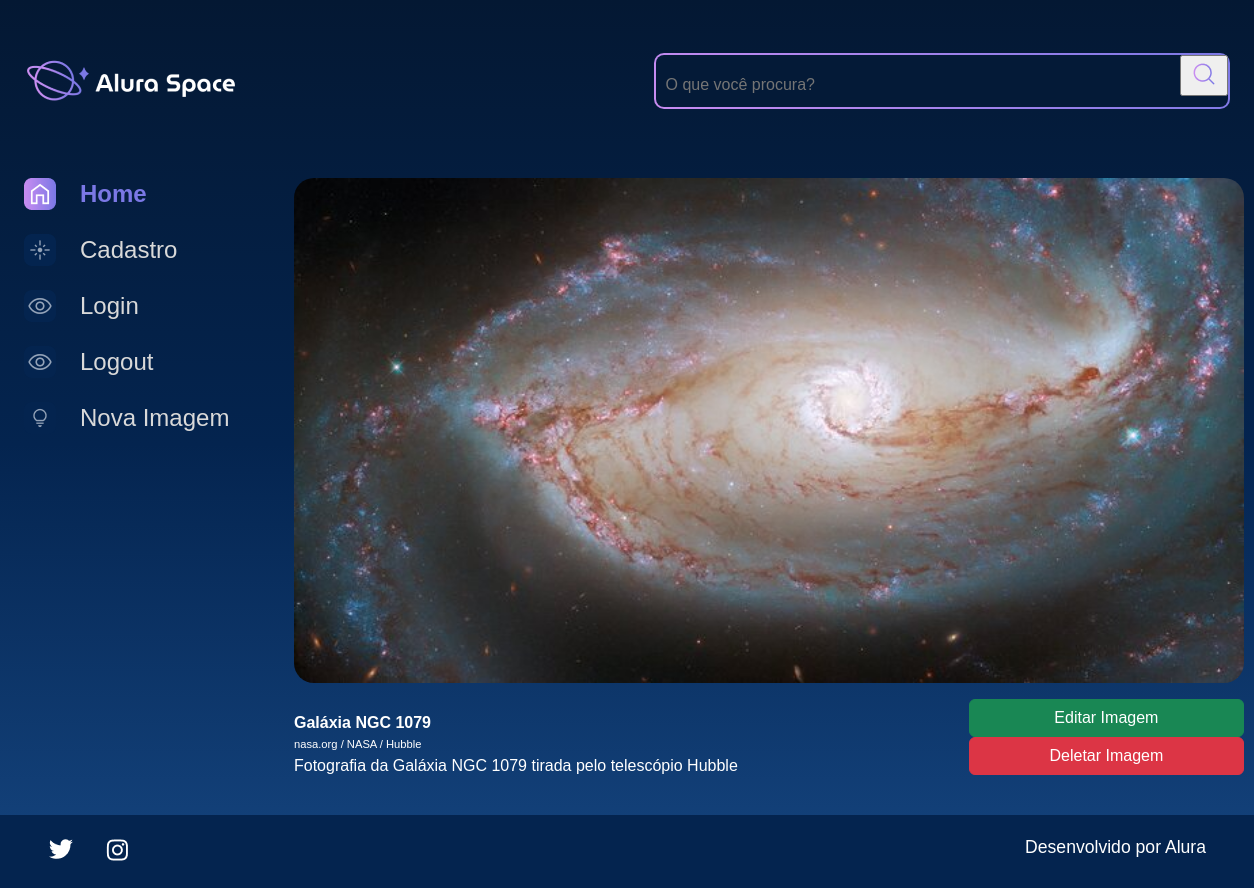
Screenshot of /imagem/2 with the database file from the repository.
### apps/galeria/models.py (models this page shows, shortened)
class Fotografia(models.Model):
    OPCOES_CATEGORIA = [
        ("NEBULOSA","Nebulosa"),
        ("ESTRELA","Estrela"),
        ("GALÁXIA","Galáxia"),
        ("PLANETA","Planeta"),
    ]
    nome = models.CharField(max_length=100, null=False, blank=False)
    legenda = models.CharField(max_length=150, null=False, blank=False)
    categoria = models.CharField(max_length=100, choices=OPCOES_CATEGORIA, default='')
    descricao = models.TextField(null=False, blank=False)
    foto = models.ImageField(upload_to="fotos/%Y/%m/%d/", blank=True)
    publicada = models.BooleanField(default=True)
    data_fotografia = models.DateTimeField(default=datetime.now, blank=False)
    usuario = models.ForeignKey(
        to = User,
        on_delete = models.SET_NULL,
        null = True,
        blank = False,
        related_name = "user",
    )

### apps/galeria/views.py (the view)
# urls.py: path('imagem/<int:foto_id>', imagem, name='imagem'),
def imagem(request, foto_id):
    fotografia = get_object_or_404(Fotografia, pk=foto_id)
    return render(request, 'galeria/imagem.html', {"fotografia": fotografia})

### templates/galeria/imagem.html
{% extends 'shared/base.html' %}
{% load static %}
{% block content %}
            <section class="conteudo">
                <section class="imagem">
                    <div class="imagem__conteudo">
                        {% if fotografia.foto == "" or fotografia.foto == null %}
                        <img class="imagem__imagem" src="{% static '/assets/imagens/galeria/not-found.png'%}">
                        {% else %}
                        <img class="imagem__imagem" src="{{fotografia.foto.url}}">
                        {% endif %}
                        <div class="imagem__info">
                            <div class="imagem__texto">
                                <p class="imagem__titulo">{{fotografia.nome}}</p>
                                <p class="imagem__descricao">{{fotografia.legenda}}</p>
                                <p class="imagem__texto">{{fotografia.descricao}}</p>
                            </div>
                            <div>
                                <a href = {% url 'editar_imagem' fotografia.id %}><button class="btn btn-success col-12" style="padding: top 5px;" type="submit">Editar Imagem</button></a>
                                <a href = {% url 'deletar_imagem' fotografia.id %}><button class="btn btn-danger col-12" style="padding: top 5px;" type="submit">Deletar Imagem</button></a>
                            </div>
                        </div>
                    </div>
                </section>
            </section>
        </main>
    </div>
{% endblock %}

### setup/static/styles/style.css (style rules this page uses)
html, body, div, span, applet, object, iframe, h1, h2, h3, h4, h5, h6, p, blockquote, pre, a, abbr, acronym, address, big, cite, code, del, dfn, em, img, ins, kbd, q, s, samp, small, strike, strong, sub, sup, tt, var, b, u, i, center, dl, dt, dd, ol, ul, li, fieldset, form, label, legend, table, caption, tbody, tfoot, thead, tr, th, td, article, aside, canvas, details, embed, figure, figcaption, footer, header, hgroup, menu, nav, output, ruby, section, summary, time, mark, audio, video { margin: 0; padding: 0; border: 0; font-size: 100%; font: inherit; vertical-align: baseline; }
article, aside, details, figcaption, figure, footer, header, hgroup, menu, nav, section { display: block; }
body { line-height: 1; font-family: 'Space Grotesk', sans-serif; min-height: 100vh; background: linear-gradient(#041833,#04244F,#154580); background-repeat: no-repeat; background-position: center; background-size: cover; }
.imagem { display: flex; justify-content: center; align-items: center; }
.imagem__conteudo { background-color: transparent; display: flex; flex-direction: column; border-radius: 20px 20px 0 0; width: 950px; }
.imagem__imagem { width: 100%; border-radius: 20px; }
.imagem__info { font-size: 1.2rem; display: flex; justify-content: space-between; align-items: center; margin-bottom: 1rem; margin-top: 1rem; }
.imagem__texto { display: flex; flex-direction: column; justify-content: space-between; color: #FFFFFF; margin-top: 0.5rem; }
.imagem__titulo { font-weight: bold; line-height: 2rem; color: #FFFFFF; }
.imagem__texto { font-size: 1rem; }
.imagem__descricao { font-size: 0.7rem; }
.col-12 { flex: 0 0 auto; width: 100%; }
.btn { --bs-btn-padding-x: 0.75rem; --bs-btn-padding-y: 0.375rem; --bs-btn-font-family: ; --bs-btn-font-size: 1rem; --bs-btn-font-weight: 400; --bs-btn-line-height: 1.5; --bs-btn-color: #212529; --bs-btn-bg: transparent; --bs-btn-border-width: 1px; --bs-btn-border-color: transparent; --bs-btn-border-radius: 0.375rem; --bs-btn-hover-border-color: transparent; --bs-btn-box-shadow: inset 0 1px 0 rgba(255, 255, 255, 0.15),0 1px 1px rgba(0, 0, 0, 0.075); --bs-btn-disabled-opacity: 0.65; --bs-btn-focus-box-shadow: 0 0 0 0.25rem rgba(var(--bs-btn-focus-shadow-rgb), .5); display: inline-block; padding: var(--bs-btn-padding-y) var(--bs-btn-padding-x); font-family: var(--bs-btn-font-family); font-size: var(--bs-btn-font-size); font-weight: var(--bs-btn-font-weight); line-height: var(--bs-btn-line-height); color: var(--bs-btn-color); text-align: center; text-decoration: none; vertical-align: middle; cursor: pointer; -webkit-user-select: none; -moz-user-select: none; user-select: none; border: var(--bs-btn-border-width) solid var(--bs-btn-border-color); border-radius: var(--bs-btn-border-radius); background-color: var(--bs-btn-bg); transition: color .15s ease-in-out,background-color .15s ease-in-out,border-color .15s ease-in-out,box-shadow .15s ease-in-out; }
.btn-success { --bs-btn-color: #fff; --bs-btn-bg: #198754; --bs-btn-border-color: #198754; --bs-btn-hover-color: #fff; --bs-btn-hover-bg: #157347; --bs-btn-hover-border-color: #146c43; --bs-btn-focus-shadow-rgb: 60,153,110; --bs-btn-active-color: #fff; --bs-btn-active-bg: #146c43; --bs-btn-active-border-color: #13653f; --bs-btn-active-shadow: inset 0 3px 5px rgba(0, 0, 0, 0.125); --bs-btn-disabled-color: #fff; --bs-btn-disabled-bg: #198754; --bs-btn-disabled-border-color: #198754; }
.btn-danger { color: #fff; background-color: #dc3545; border-color: #dc3545; }

### rows the page displays
Fotografia: foto (picture), nome "Galáxia NGC 1079", legenda "nasa.org / NASA / Hubble", descricao "Fotografia da Galáxia NGC 1079 tirada pelo telescópio Hubble"
